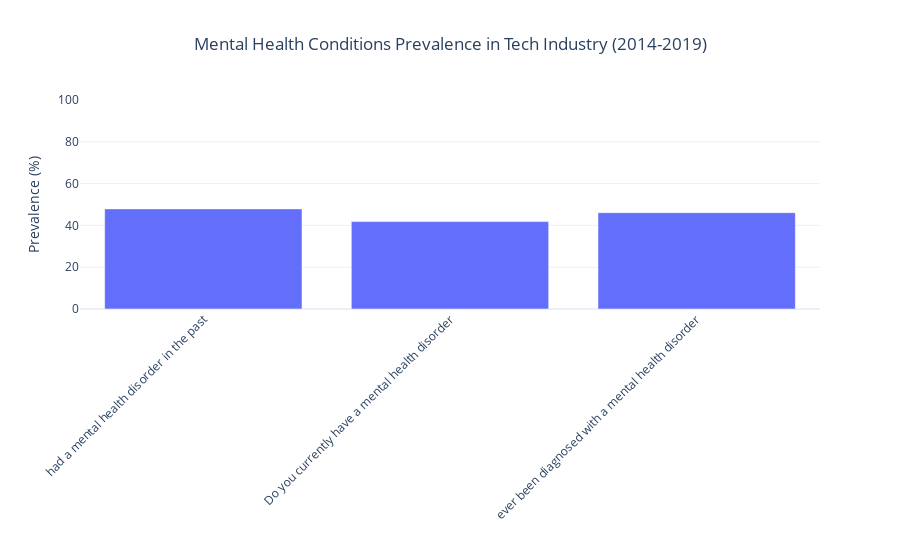

This figure's notebook cell:
### Markdown cell above
# Mental Health Conditions Prevalence Analysis

Let's analyze the prevalence of mental health conditions in the tech industry using three key questions:
1. Past history: "Have you had a mental health disorder in the past?"
2. Current status: "Do you currently have a mental health disorder?"
3. Diagnosis: "Have you ever been diagnosed with a mental health disorder?"

We'll calculate prevalence rates with 95% confidence intervals using the Wilson score interval method.

### Code cell
questions = [
    "Have you had a mental health disorder in the past?",
    "Do you currently have a mental health disorder?",
    "Have you ever been diagnosed with a mental health disorder?"
]

# Create data for plotting
plot_data = []
for question in questions:
    prev, lower, upper = helpers.calculate_prevalence_ci(df, question)
    plot_data.append({
        'Condition': question.replace("Have you ", "").replace("?", ""),
        'Prevalence': prev,
        'CI_lower': lower,
        'CI_upper': upper
    })

# Create DataFrame for plotting
plot_df = pd.DataFrame(plot_data)

# Create the plot using Plotly Express
fig = px.bar(plot_df,
             x='Condition',
             y='Prevalence',
             error_y=plot_df.apply(lambda row: {'array': [row['CI_upper'] - row['Prevalence']]}, axis=1),
             error_y_minus=plot_df.apply(lambda row: {'array': [row['Prevalence'] - row['CI_lower']]}, axis=1),
             title='Mental Health Conditions Prevalence in Tech Industry (2014-2019)')

# Update layout
fig.update_layout(
    xaxis_title="",
    yaxis_title="Prevalence (%)",
    yaxis_range=[0, 100],
    showlegend=False,
    title_x=0.5,
    xaxis_tickangle=-45,
    template='plotly_white'
)

# Add hover template
fig.update_traces(
    hovertemplate="<br>".join([
        "<b>%{x}</b>",
        "Prevalence: %{y:.1f}%",
        "95% CI: (%{customdata[0]:.1f}% - %{customdata[1]:.1f}%)",
        "<extra></extra>"
    ]),
    customdata=plot_df[['CI_lower', 'CI_upper']]
)

fig.show()

# Create a markdown cell for interpretation
"""
### Interpretation of Mental Health Prevalence Results:

1. Past Mental Health Disorders:
   - Prevalence: {:.1f}% (95% CI: {:.1f}% - {:.1f}%)
   - Highest prevalence among the three measures

2. Current Mental Health Disorders:
   - Prevalence: {:.1f}% (95% CI: {:.1f}% - {:.1f}%)
   - Lower than past disorders, suggesting possible recovery or management

3. Diagnosed Mental Health Disorders:
   - Prevalence: {:.1f}% (95% CI: {:.1f}% - {:.1f}%)
   - High diagnosis rate indicates good healthcare access

Key Observations:
1. High Overall Prevalence: All measures show rates >35%
2. Narrow Confidence Intervals: Indicates precise estimates
3. Treatment Gap: Difference between past and current prevalence suggests successful interventions
4. Possible Underreporting: Some may not seek diagnosis or disclose conditions
""".format(
    plot_df.iloc[0]['Prevalence'], plot_df.iloc[0]['CI_lower'], plot_df.iloc[0]['CI_upper'],
    plot_df.iloc[1]['Prevalence'], plot_df.iloc[1]['CI_lower'], plot_df.iloc[1]['CI_upper'],
    plot_df.iloc[2]['Prevalence'], plot_df.iloc[2]['CI_lower'], plot_df.iloc[2]['CI_upper']
)

### Figure 1 — Plotly figure (JSON) as saved in the notebook; plotly's stock layout.template omitted (floating-point values rounded to 4 significant figures)
{"data": [{"alignmentgroup": "True", "error_y": {"array": [{"array": [1.802]}, {"array": [1.787]}, {"array": [1.8]}], "arrayminus": [{"array": [1.796]}, {"array": [1.766]}, {"array": [1.79]}]}, "hovertemplate": "<b>%{x}</b><br>Prevalence: %{y:.1f}%<br>95% CI: (%{customdata[0]:.1f}% - %{customdata[1]:.1f}%)<br><extra></extra>", "legendgroup": "", "marker": {"color": "#636efa", "pattern": {"shape": ""}}, "name": "", "offsetgroup": "", "orientation": "v", "showlegend": false, "textposition": "auto", "x": ["had a mental health disorder in the past", "Do you currently have a mental health disorder", "ever been diagnosed with a mental health disorder"], "xaxis": "x", "y": [47.9, 41.82, 46.08], "yaxis": "y", "type": "bar", "customdata": [[46.11, 49.71], [40.05, 43.61], [44.29, 47.88]]}], "layout": {"xaxis": {"anchor": "y", "domain": [0.0, 1.0], "title": {"text": ""}, "tickangle": -45}, "yaxis": {"anchor": "x", "domain": [0.0, 1.0], "title": {"text": "Prevalence (%)"}, "range": [0, 100]}, "legend": {"tracegroupgap": 0}, "title": {"text": "Mental Health Conditions Prevalence in Tech Industry (2014-2019)", "x": 0.5}, "barmode": "relative", "showlegend": false}}
